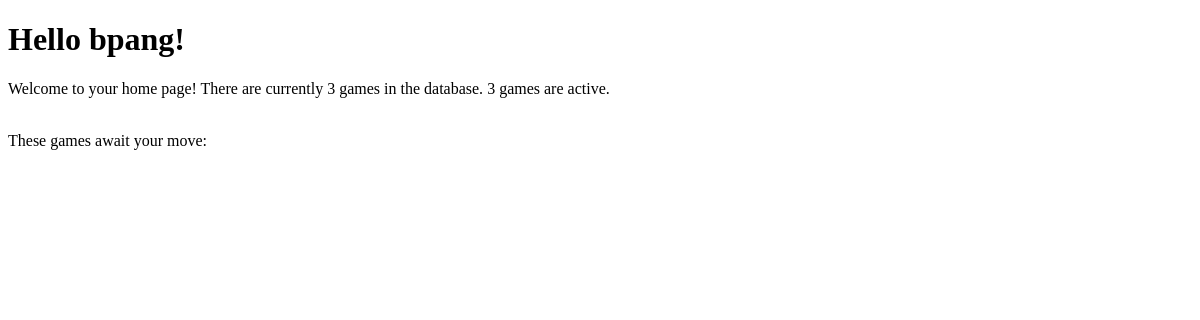
/player/home (signed in), run on an earlier commit of the app's database.
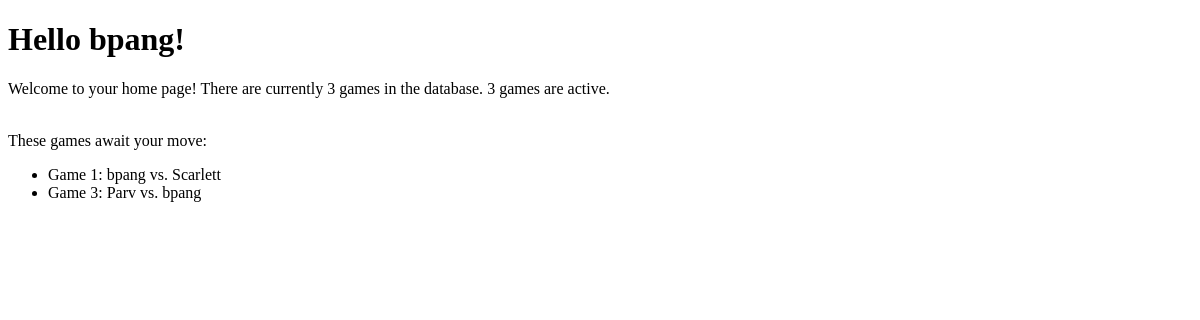
And on a later commit of the database.
### gameplay/models.py (models this page shows, shortened)
@python_2_unicode_compatible
class Game(models.Model):
    first_player = models.ForeignKey(User, related_name="games_first_player",
        on_delete=models.CASCADE)
    second_player = models.ForeignKey(User, related_name="games_second_player",
        on_delete=models.CASCADE)
    start_time = models.DateTimeField(auto_now_add=True)
    last_active = models.DateTimeField(auto_now=True)
    status = models.CharField(max_length=1, choices=GAME_STATUS_CHOICES, default='F')
    move_count = models.IntegerField(default=0)

### player/views.py (the view)
# urls.py: path("home", home)
def home(request):
    games_first_player = Game.objects.filter(
        first_player = request.user,
        status = 'F'
    )
    games_second_player = Game.objects.filter(
        second_player = request.user,
        status = 'S'
    )
    all_my_games = list(games_first_player) + list(games_second_player)
    return render(request, "player/home.html",
        {
            'ngames' : Game.objects.count(),
            'nactivegames' : Game.objects.filter(Q(status='F') | Q(status='S')).count(),
            'allmygames' : all_my_games
        })

### player/templates/player/home.html (shortened to what this page needs)
<!DOCTYPE html>
<html lang="en">
<head>
</head>
<body>
  <h1>Hello {{ user.username }}!</h1>
  <p>
    Welcome to your home page!
    There are currently {{ ngames }} games in the database. {{ nactivegames }} games are active.
  </p>
  <br>
  <div>
    These games await your move:
    <ul>
      {% for g in allmygames %}
        <li> Game {{ g.id }}: {{ g.first_player }} vs. {{ g.second_player }} </li>
        {% endfor %}
    </ul>
  </div>
</body>
</html>

What changed in the data, as far as the page shows it:
now on this page (row edited): Game: id "1", first_player "bpang", second_player "Scarlett"
now on this page (row edited): Game: id "3", first_player "Parv", second_player "bpang"
